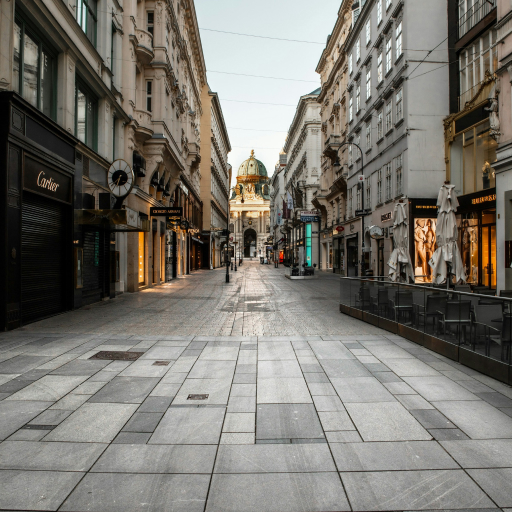
#> input picture data/images/source_color/source_image_3_color.jpg, 512 x 512 px
$ jupyter execute edge_detection.ipynb
#> lines starting #> are read from the running program, lines starting #| are printed output that depends on the picture; after the words box and inside, x2 and y2 are one past the last pixel; in counts of white or black regions, pixels touching at a corner belong together
[cell 1]
import cv2 as cv
import numpy as np
import matplotlib.pyplot as plt

[cell 2]
img = cv.imread('../data/images/source_color/source_image_3_color.jpg', cv.IMREAD_GRAYSCALE)
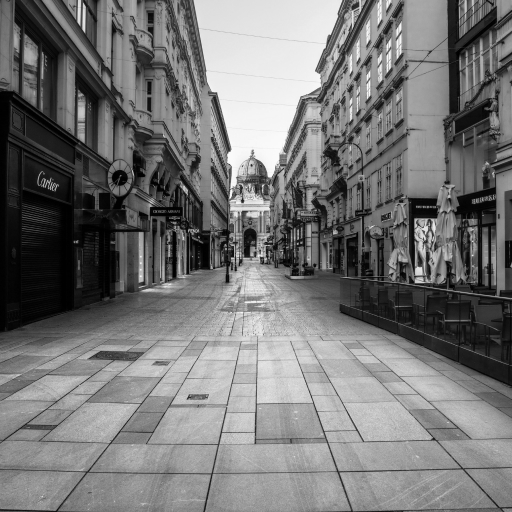
#> img: shape (512, 512); min 0, max 252, mean 118.2

_, thresh = cv.threshold(img, 0, 255, cv.THRESH_BINARY_INV + cv.THRESH_OTSU)
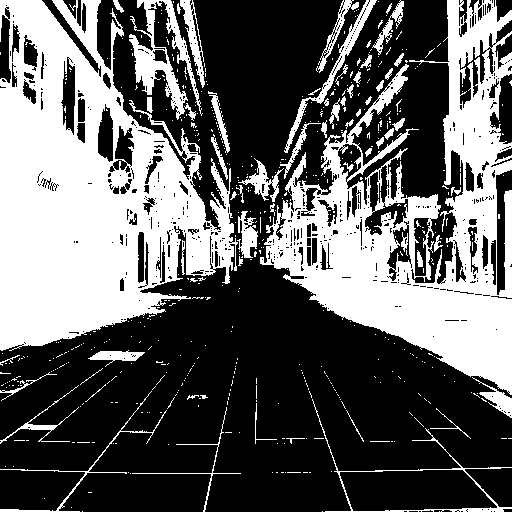
#> thresh: shape (512, 512); 38.1% white; 549 white regions (487 under 20 px), largest, box (x1, y1, x2, y2) and area: (0, 0, 238, 351) 47758, (260, 0, 512, 395) 38070, (129, 0, 203, 120) 2713

kernel = np.ones((3, 3), np.uint8)

grad = cv.morphologyEx(thresh, cv.MORPH_GRADIENT, kernel)
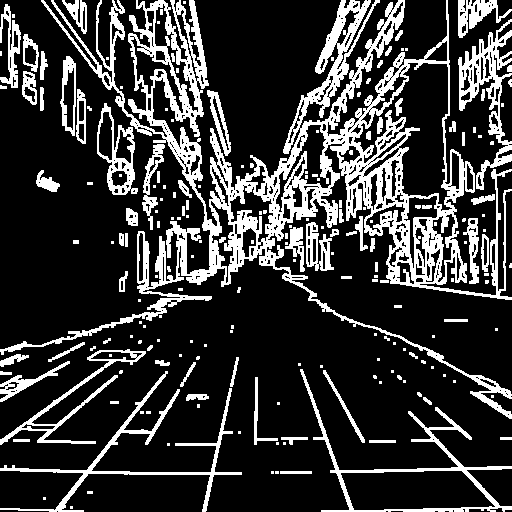
#> grad: shape (512, 512); 21.6% white; 198 white regions (117 under 20 px), largest, box (x1, y1, x2, y2) and area: (0, 0, 512, 419) 33901, (0, 371, 242, 512) 2665, (458, 19, 512, 190) 2616

[cell 3]
plt.figure(figsize=(10, 5))

plt.subplot(1, 2, 1)
plt.imshow(img, cmap='gray')
plt.axis('off')

plt.subplot(1, 2, 2)
plt.imshow(grad, cmap='gray')
plt.axis('off')

plt.show()
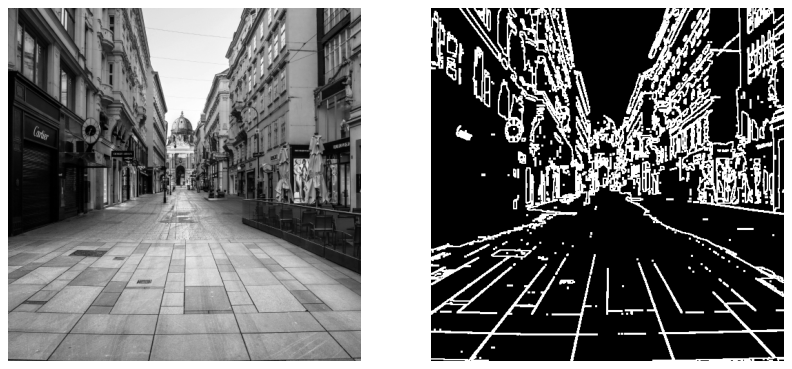
#> figure drawn by matplotlib, 2 panels

$ run again, with data/images/source_color/source_image_2_color.jpg copied over data/images/source_color/source_image_3_color.jpg
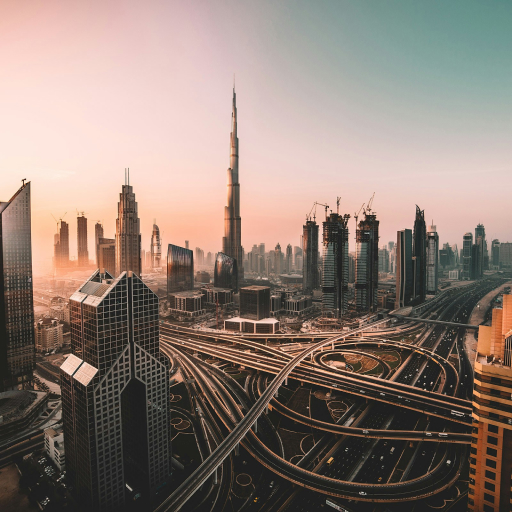
#> input picture data/images/source_color/source_image_2_color.jpg, 512 x 512 px
#> `_, thresh = cv.threshold(img, 0, 255, cv.THRESH_BINARY_INV + cv.THRESH..`:
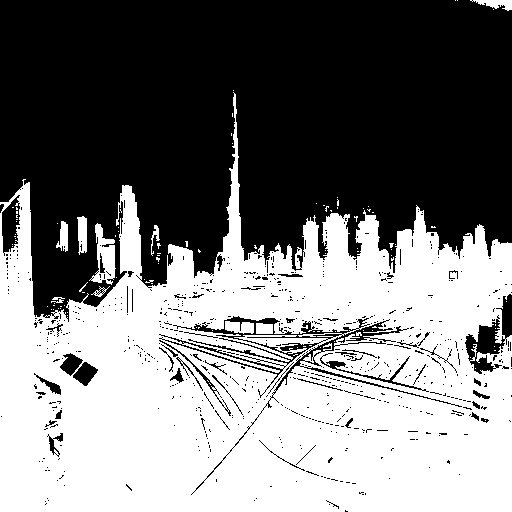
#> thresh: shape (512, 512); 48.2% white; 110 white regions (100 under 20 px), largest, box (x1, y1, x2, y2) and area: (0, 92, 512, 512) 123853, (89, 223, 116, 285) 797, (77, 216, 87, 255) 304
#> grad: shape (512, 512); 12.1% white; 227 white regions (136 under 20 px), largest, box (x1, y1, x2, y2) and area: (158, 314, 490, 496) 13590, (0, 89, 512, 343) 8991, (464, 291, 512, 376) 1333
#> `plt.show()`:
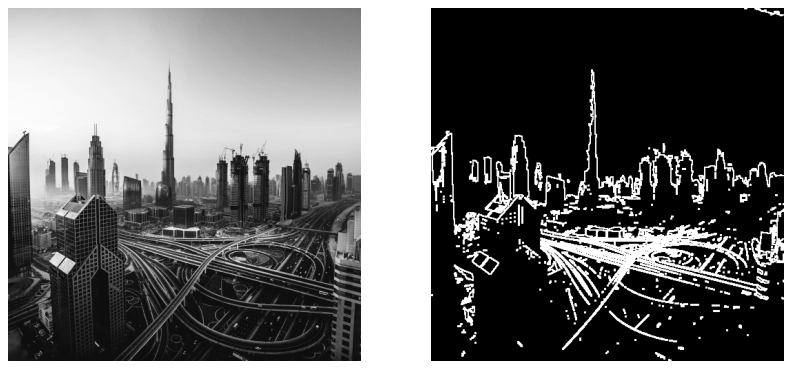
#> figure drawn by matplotlib, 2 panels

$ run again, with data/images/source_color/source_image_4_color.jpg copied over data/images/source_color/source_image_3_color.jpg
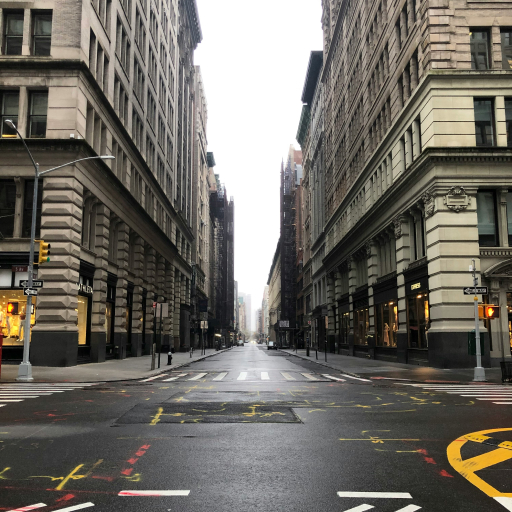
#> input picture data/images/source_color/source_image_4_color.jpg, 512 x 512 px
#> `_, thresh = cv.threshold(img, 0, 255, cv.THRESH_BINARY_INV + cv.THRESH..`:
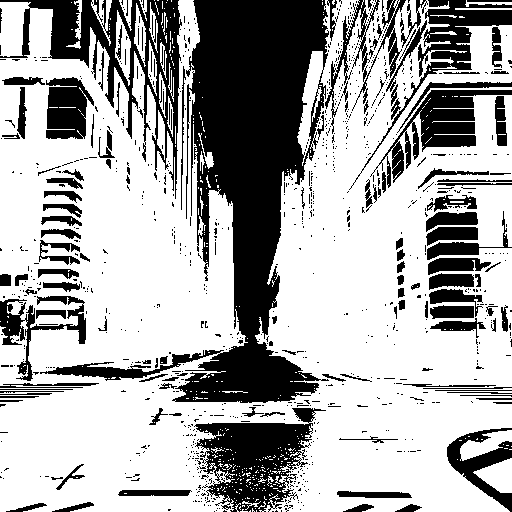
#> thresh: shape (512, 512); 66.9% white; 998 black regions (863 under 20 px), largest, box (x1, y1, x2, y2) and area: (40, 0, 329, 403) 35953, (0, 0, 182, 199) 8230, (194, 408, 326, 512) 6841
#> grad: shape (512, 512); 25.5% white; 237 white regions (128 under 20 px), largest, box (x1, y1, x2, y2) and area: (0, 0, 512, 512) 40735, (422, 178, 512, 355) 4815, (361, 81, 512, 214) 3967
#> `plt.show()`:
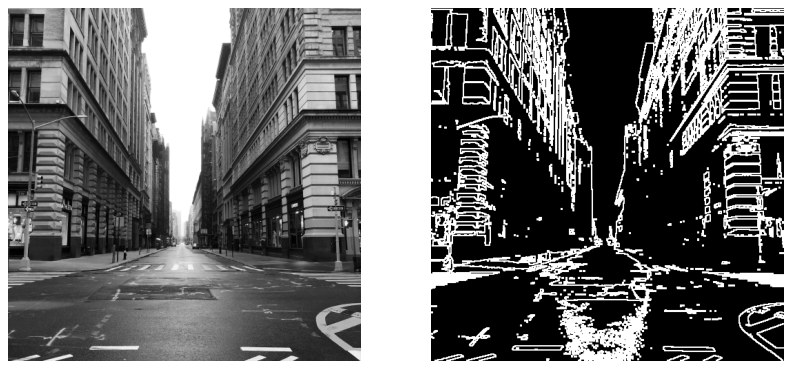
#> figure drawn by matplotlib, 2 panels
